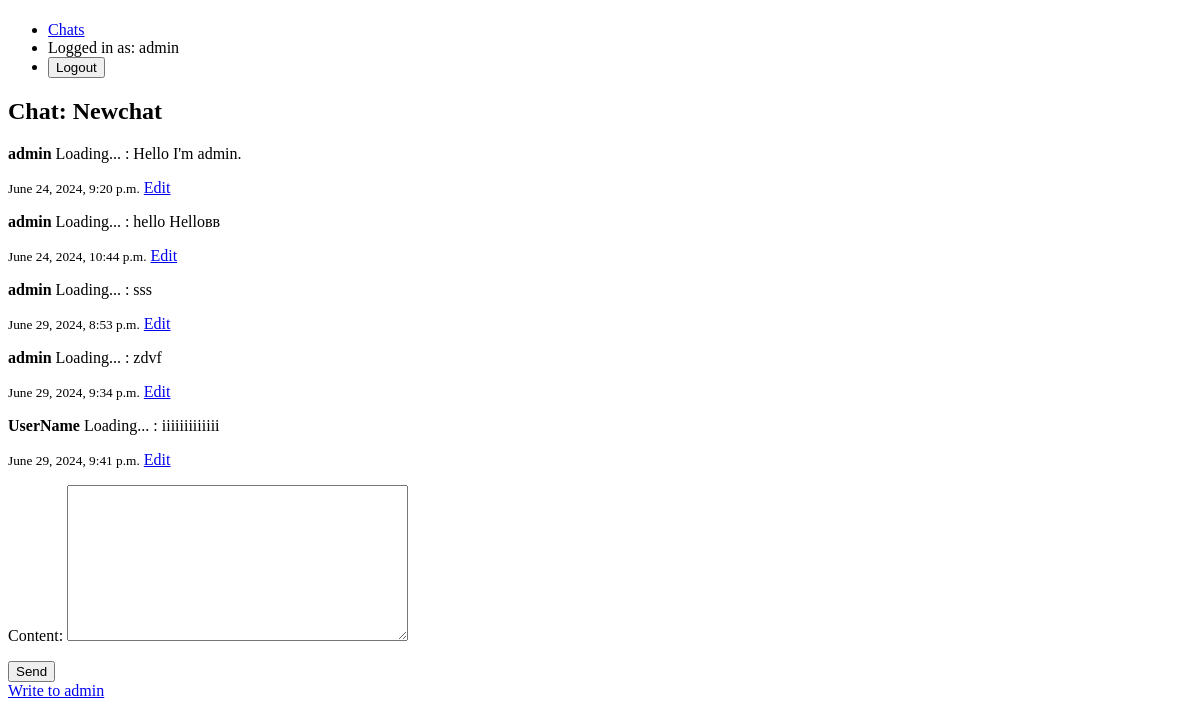
The app's page /messenger/chat/1/ (signed in), older data.
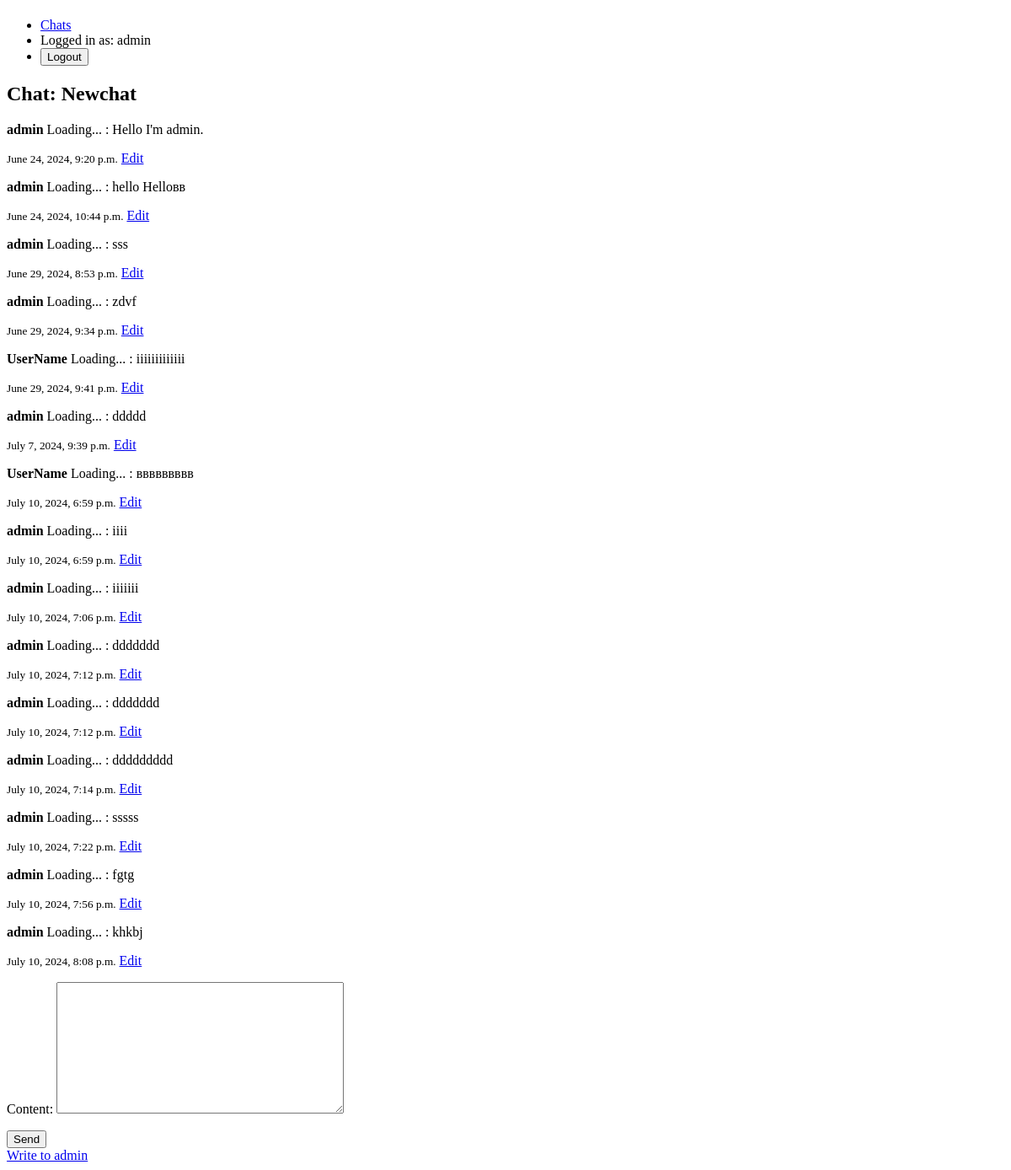
The same page, newer data.
### messenger/models.py (models this page shows, shortened)
class Message(models.Model):
    chat = models.ForeignKey(Chat, on_delete=models.CASCADE)
    author = models.ForeignKey(User, on_delete=models.CASCADE)
    content = models.TextField()
    timestamp = models.DateTimeField(auto_now_add=True)
    recipient = models.ForeignKey(User, on_delete=models.CASCADE, related_name='received_messages', null=True, blank=True)
    def can_edit(self, user):
        return self.author == user or user.is_superuser

### messenger/views.py (the view)
# urls.py: path('chat/<int:chat_id>/', chat_detail, name='chat_detail'),
@login_required
def chat_detail(request, chat_id):
    chat = get_object_or_404(Chat, id=chat_id)
    if request.user not in chat.users.all():
        return HttpResponseForbidden("You do not have access to this chat.")
    messages = chat.message_set.all()
    for message in messages:
        message.can_user_edit = message.can_edit(request.user)  # Додаємо атрибут до кожного повідомлення
    if request.method == 'POST':
        form = MessageForm(request.POST)
        if form.is_valid():
            new_message = form.save(commit=False)
            new_message.chat = chat
            new_message.author = request.user
            new_message.save()
            return redirect('chat_detail', chat_id=chat_id)
    else:
        form = MessageForm()
    return render(request, 'messenger/chat_detail.html', {
        'chat': chat,
        'messages': messages,
        'form': form,
    })

### messenger/forms.py
class MessageForm(forms.ModelForm):
    class Meta:
        model = Message
        fields = ['content']

### templates/messenger/chat_detail.html (shortened to what this page needs)
{% extends 'base_generic.html' %}
{% block content %}
<h2>Chat: {{ chat.name }}</h2>
<div id="chat-log">
    {% for message in messages %}
        <div class="message {% if message.author == user %}sent{% else %}received{% endif %}">
            <p>
                <strong>{{ message.author.username }}</strong>
                <span data-username="{{ message.author.username }}" class="user-status">Loading...</span>
                : {{ message.content }}
            </p>
            <small>{{ message.timestamp }}</small>
            {% if message.can_user_edit %}
                <a href="{% url 'edit_message' message.id %}">Edit</a>
            {% endif %}
        </div>
    {% endfor %}
</div>
<form method="post">
    {{ form.as_p }}
    <button type="submit">Send</button>
</form>
{% endblock %}

Row changes from the older to the newer data that the page shows:
added Message: author.username "admin", content "ddddd", timestamp "July 7, 2024, 9:39 p.m.", shows "Edit"
added Message: author.username "UserName", content "ввввввввв", timestamp "July 10, 2024, 6:59 p.m.", shows "Edit"
added Message: author.username "admin", content "іііі", timestamp "July 10, 2024, 6:59 p.m.", shows "Edit"
added Message: author.username "admin", content "ііііііі", timestamp "July 10, 2024, 7:06 p.m.", shows "Edit"
added Message: author.username "admin", content "ddddddd", timestamp "July 10, 2024, 7:12 p.m.", shows "Edit"
added Message: author.username "admin", content "ddddddd", timestamp "July 10, 2024, 7:12 p.m.", shows "Edit"
added Message: author.username "admin", content "ddddddddd", timestamp "July 10, 2024, 7:14 p.m.", shows "Edit"
added Message: author.username "admin", content "sssss", timestamp "July 10, 2024, 7:22 p.m.", shows "Edit"
added Message: author.username "admin", content "fgtg", timestamp "July 10, 2024, 7:56 p.m.", shows "Edit"
added Message: author.username "admin", content "khkbj", timestamp "July 10, 2024, 8:08 p.m.", shows "Edit"
